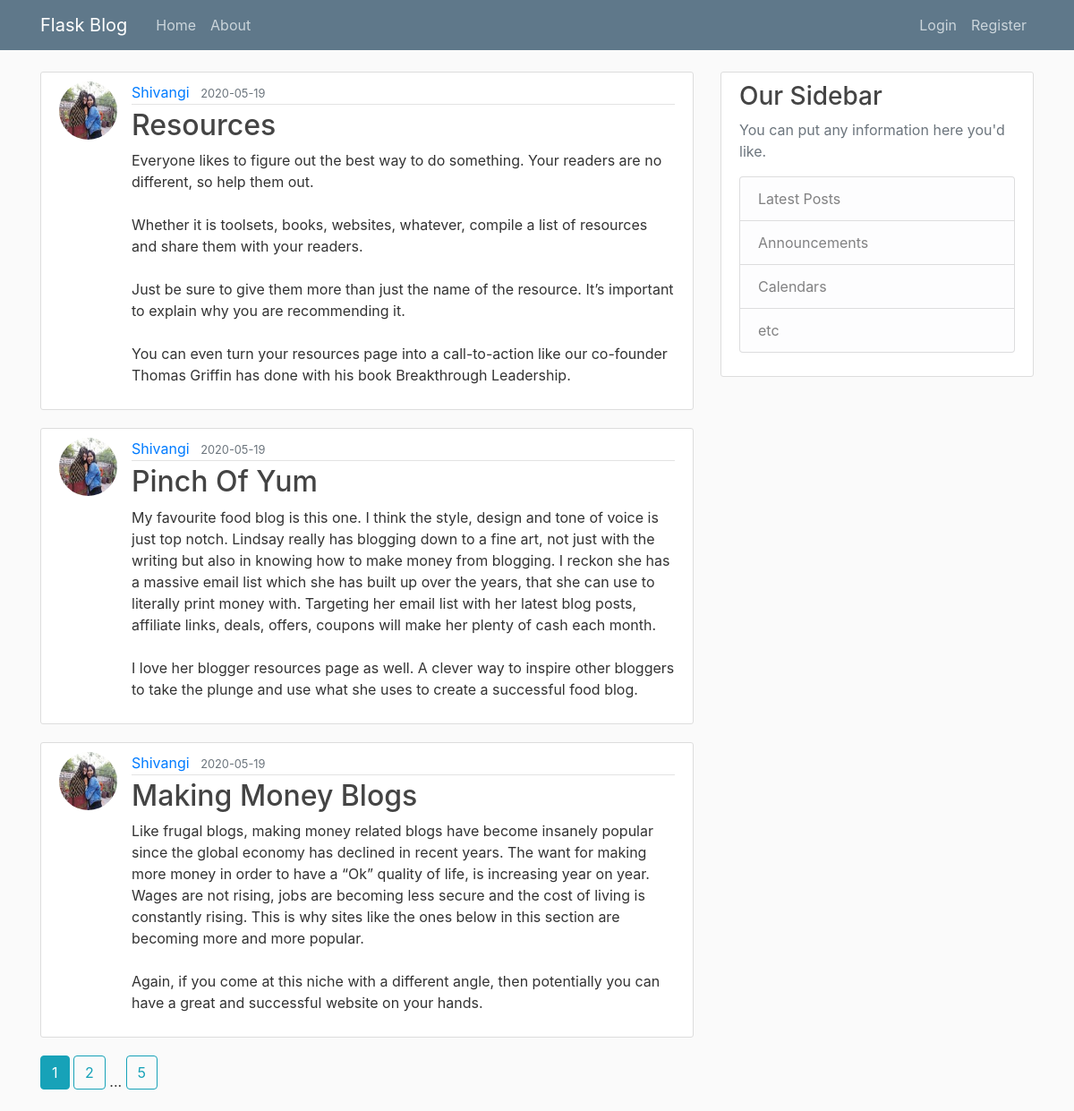
The page /home on the database its author committed.
### flaskblog/models.py (models this page shows, shortened)
class Post(db.Model):
    id = db.Column(db.Integer, primary_key=True)
    title = db.Column(db.String(100), nullable=False)
    date_posted = db.Column(db.DateTime, nullable=False, default=datetime.utcnow)
    content = db.Column(db.Text, nullable=False)
    user_id = db.Column(db.Integer, db.ForeignKey('user.id'), nullable=False)

class User(db.Model, UserMixin):
    id = db.Column(db.Integer, primary_key=True)
    username = db.Column(db.String(20), unique=True, nullable=False)
    email = db.Column(db.String(120), unique=True, nullable=False)
    image_file = db.Column(db.String(20), nullable=False, default='default.jpg')
    password = db.Column(db.String(60), nullable=False)
    posts = db.relationship('Post', backref='author', lazy=True)

### flaskblog/main/routes.py (the view)
@main.route("/")
@main.route("/home")
def home():
    page = request.args.get('page', 1, type=int) #page number
    posts = Post.query.order_by(Post.date_posted.desc()).paginate(page=page, per_page=3)
    return render_template("home.html",posts=posts)

### flaskblog/templates/home.html
{% extends "layout.html" %}
{% block content %}
    {% for post in posts.items %}
        <article class="media content-section">
          <img class="rounded-circle article-img" src="{{ url_for('static', filename='profile_pics/' + post.author.image_file) }}">
          <div class="media-body">
            <div class="article-metadata">
              <a class="mr-2" href="{{ url_for('users.user_posts', username=post.author.username) }}">{{ post.author.username }}</a>
              <small class="text-muted">{{ post.date_posted.strftime('%Y-%m-%d') }}</small>
            </div>
            <h2><a class="article-title" href="{{ url_for('posts.post', post_id=post.id) }}">{{ post.title }}</a></h2>
            <p class="article-content">{{ post.content }}</p>
          </div>
        </article>
    {% endfor %}
    {% for page_num in posts.iter_pages(left_edge=1, right_edge=1, left_current=1, right_current=2) %}
      {% if page_num %}
        {% if posts.page == page_num %}
          <a class="btn btn-info mb-4" href="{{ url_for('main.home', page=page_num) }}">{{ page_num }}</a>
        {% else %}
          <a class="btn btn-outline-info mb-4" href="{{ url_for('main.home', page=page_num) }}">{{ page_num }}</a>
        {% endif %}
      {% else %}
        ...
      {% endif %}
    {% endfor %}
{% endblock content %}

### flaskblog/static/main.css (style rules this page uses)
body { background: #fafafa; color: #333333; margin-top: 5rem; }
h1, h2, h3, h4, h5, h6 { color: #444444; }
.content-section { background: #ffffff; padding: 10px 20px; border: 1px solid #dddddd; border-radius: 3px; margin-bottom: 20px; }
.article-title { color: #444444; }
.article-content { white-space: pre-line; }
.article-img { height: 65px; width: 65px; margin-right: 16px; }
.article-metadata { padding-bottom: 1px; margin-bottom: 4px; border-bottom: 1px solid #e3e3e3 }

### rows shown on the page
Post: image_file (picture), author.username "Shivangi", date_posted "2020-05-19", title "Resources", content "Everyone likes to figure out the best way to do something. Your readers are no different, so help them out. Whether it is toolsets, books, websites, whatever, compile a list of resources and share them with your readers. Just be sure to give them more than just the name of the resource. It’s important to explain why you are recommending it. You can even turn your resources page into a call-to-action like our co-founder Thomas Griffin has done with his book Breakthrough Leadership."
Post: image_file (picture), author.username "Shivangi", date_posted "2020-05-19", title "Pinch Of Yum", content "My favourite food blog is this one. I think the style, design and tone of voice is just top notch. Lindsay really has blogging down to a fine art, not just with the writing but also in knowing how to make money from blogging. I reckon she has a massive email list which she has built up over the years, that she can use to literally print money with. Targeting her email list with her latest blog posts, affiliate links, deals, offers, coupons will make her plenty of cash each month. I love her blogger resources page as well. A clever way to inspire other bloggers to take the plunge and use what she uses to create a successful food blog."
Post: image_file (picture), author.username "Shivangi", date_posted "2020-05-19", title "Making Money Blogs", content "Like frugal blogs, making money related blogs have become insanely popular since the global economy has declined in recent years. The want for making more money in order to have a “Ok” quality of life, is increasing year on year. Wages are not rising, jobs are becoming less secure and the cost of living is constantly rising. This is why sites like the ones below in this section are becoming more and more popular. Again, if you come at this niche with a different angle, then potentially you can have a great and successful website on your hands."

### other values the page prints
{{ page_num }} "1"
{{ page_num }} "2" "5"
